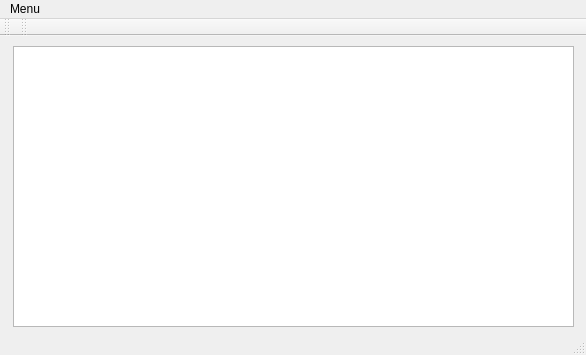
<?xml version="1.0" encoding="UTF-8"?>
<ui version="4.0">
 <class>bibliographieGuiClass</class>
 <widget class="QMainWindow" name="bibliographieGuiClass">
  <property name="geometry">
   <rect>
    <x>0</x>
    <y>0</y>
    <width>586</width>
    <height>355</height>
   </rect>
  </property>
  <property name="windowTitle">
   <string>MainWindow</string>
  </property>
  <widget class="QWidget" name="centralwidget">
   <widget class="QTextEdit" name="affichageBiblio">
    <property name="geometry">
     <rect>
      <x>13</x>
      <y>10</y>
      <width>561</width>
      <height>281</height>
     </rect>
    </property>
   </widget>
  </widget>
  <widget class="QMenuBar" name="menubar">
   <property name="geometry">
    <rect>
     <x>0</x>
     <y>0</y>
     <width>586</width>
     <height>27</height>
    </rect>
   </property>
   <widget class="QMenu" name="menuMenu">
    <property name="title">
     <string>Menu</string>
    </property>
    <widget class="QMenu" name="menuReference">
     <property name="title">
      <string>Ajouter une référence</string>
     </property>
     <addaction name="actionAjoutJournal"/>
     <addaction name="separator"/>
     <addaction name="actionAjoutOuvrage"/>
    </widget>
    <addaction name="menuReference"/>
    <addaction name="separator"/>
    <addaction name="actionSupprimerRef"/>
    <addaction name="separator"/>
    <addaction name="actionAfficherBiblio"/>
    <addaction name="separator"/>
    <addaction name="actionQuitter"/>
   </widget>
   <addaction name="menuMenu"/>
  </widget>
  <widget class="QStatusBar" name="statusbar"/>
  <widget class="QToolBar" name="toolBar">
   <property name="windowTitle">
    <string>toolBar</string>
   </property>
   <attribute name="toolBarArea">
    <enum>TopToolBarArea</enum>
   </attribute>
   <attribute name="toolBarBreak">
    <bool>false</bool>
   </attribute>
  </widget>
  <widget class="QToolBar" name="toolBar_2">
   <property name="windowTitle">
    <string>toolBar_2</string>
   </property>
   <attribute name="toolBarArea">
    <enum>TopToolBarArea</enum>
   </attribute>
   <attribute name="toolBarBreak">
    <bool>false</bool>
   </attribute>
  </widget>
  <action name="actionAjouter_un_journal">
   <property name="text">
    <string>Ajouter un journal</string>
   </property>
  </action>
  <action name="actionAjouter_un_ouvrage">
   <property name="text">
    <string>Ajouter un ouvrage</string>
   </property>
  </action>
  <action name="actionJournal">
   <property name="text">
    <string>Journal</string>
   </property>
  </action>
  <action name="actionOuvrage">
   <property name="text">
    <string>Ouvrage</string>
   </property>
  </action>
  <action name="actionSupprimerRef">
   <property name="text">
    <string>Supprimer une référence</string>
   </property>
  </action>
  <action name="actionAfficherBiblio">
   <property name="text">
    <string>Afficher la bibliographie</string>
   </property>
  </action>
  <action name="actionQuitter">
   <property name="text">
    <string>Quitter</string>
   </property>
  </action>
  <action name="actionAjoutJournal">
   <property name="text">
    <string>Journal</string>
   </property>
  </action>
  <action name="actionAjoutOuvrage">
   <property name="text">
    <string>Ouvrage</string>
   </property>
  </action>
 </widget>
 <resources/>
 <connections/>
 <slots>
  <slot>afficheAjoutJournal()</slot>
  <slot>afficheAjoutOuvrage()</slot>
  <slot>afficheSuppressionReference()</slot>
 </slots>
</ui>
